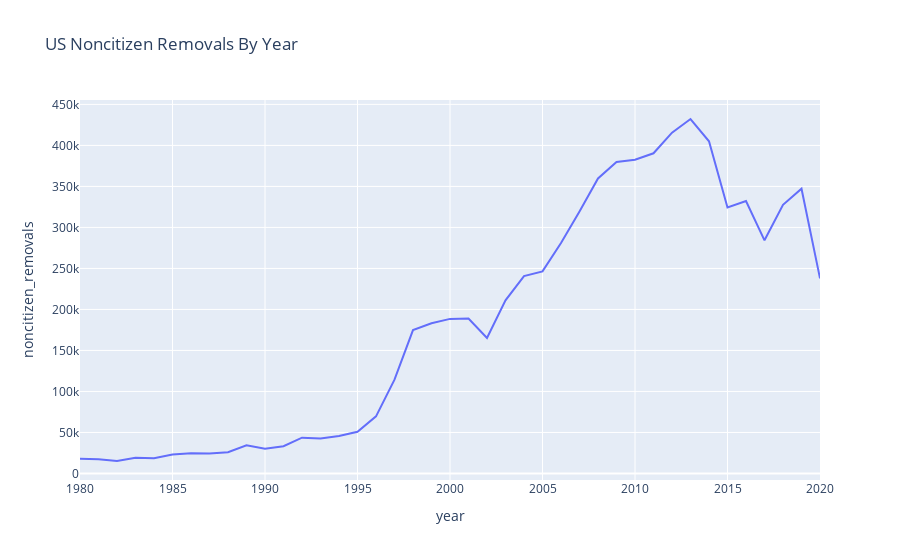

The code cell stored with this chart in its notebook:
### Code cell
noncitizen_removals_line = px.line(df, x='year', y='noncitizen_removals', title='US Noncitizen Removals By Year')
noncitizen_removals_line.show()

### Figure 1 — Plotly figure (JSON) as saved in the notebook; plotly's stock layout.template omitted (floating-point values rounded to 4 significant figures)
{"data": [{"hovertemplate": "year=%{x}<br>noncitizen_removals=%{y}<extra></extra>", "legendgroup": "", "line": {"color": "#636efa", "dash": "solid"}, "marker": {"symbol": "circle"}, "mode": "lines", "name": "", "orientation": "v", "showlegend": false, "type": "scatter", "x": [1980, 1981, 1982, 1983, 1984, 1985, 1986, 1987, 1988, 1989, 1990, 1991, 1992, 1993, 1994, 1995, 1996, 1997, 1998, 1999, 2000, 2001, 2002, 2003, 2004, 2005, 2006, 2007, 2008, 2009, 2010, 2011, 2012, 2013, 2014, 2015, 2016, 2017, 2018, 2019, 2020], "xaxis": "x", "y": [18013, 17379, 15216, 19211, 18696, 23105, 24592, 24336, 25829, 34427, 30039, 33189, 43671, 42542, 45674, 50924, 69680, 114432, 174813, 183114, 188467, 189026, 165168, 211098, 240665, 246431, 280974, 319382, 359795, 379739, 382449, 390413, 415579, 432201, 405026, 324303, 332263, 284298, 327554, 347183, 237861], "yaxis": "y"}], "layout": {"legend": {"tracegroupgap": 0}, "title": {"text": "US Noncitizen Removals By Year"}, "xaxis": {"anchor": "y", "domain": [0, 1], "title": {"text": "year"}}, "yaxis": {"anchor": "x", "domain": [0, 1], "title": {"text": "noncitizen_removals"}}}}
